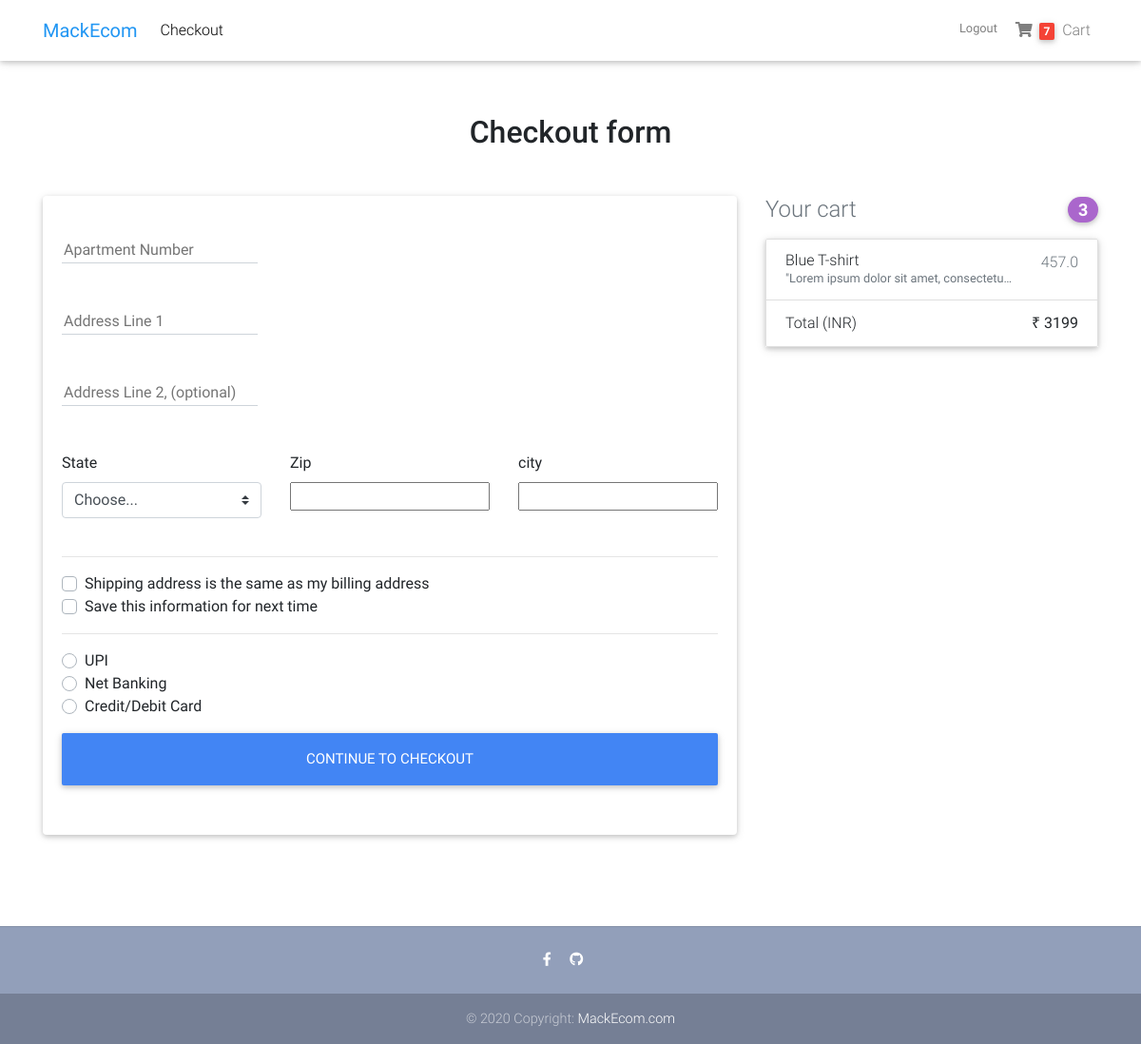
The page /checkout/ (signed in) on the database as committed earlier.
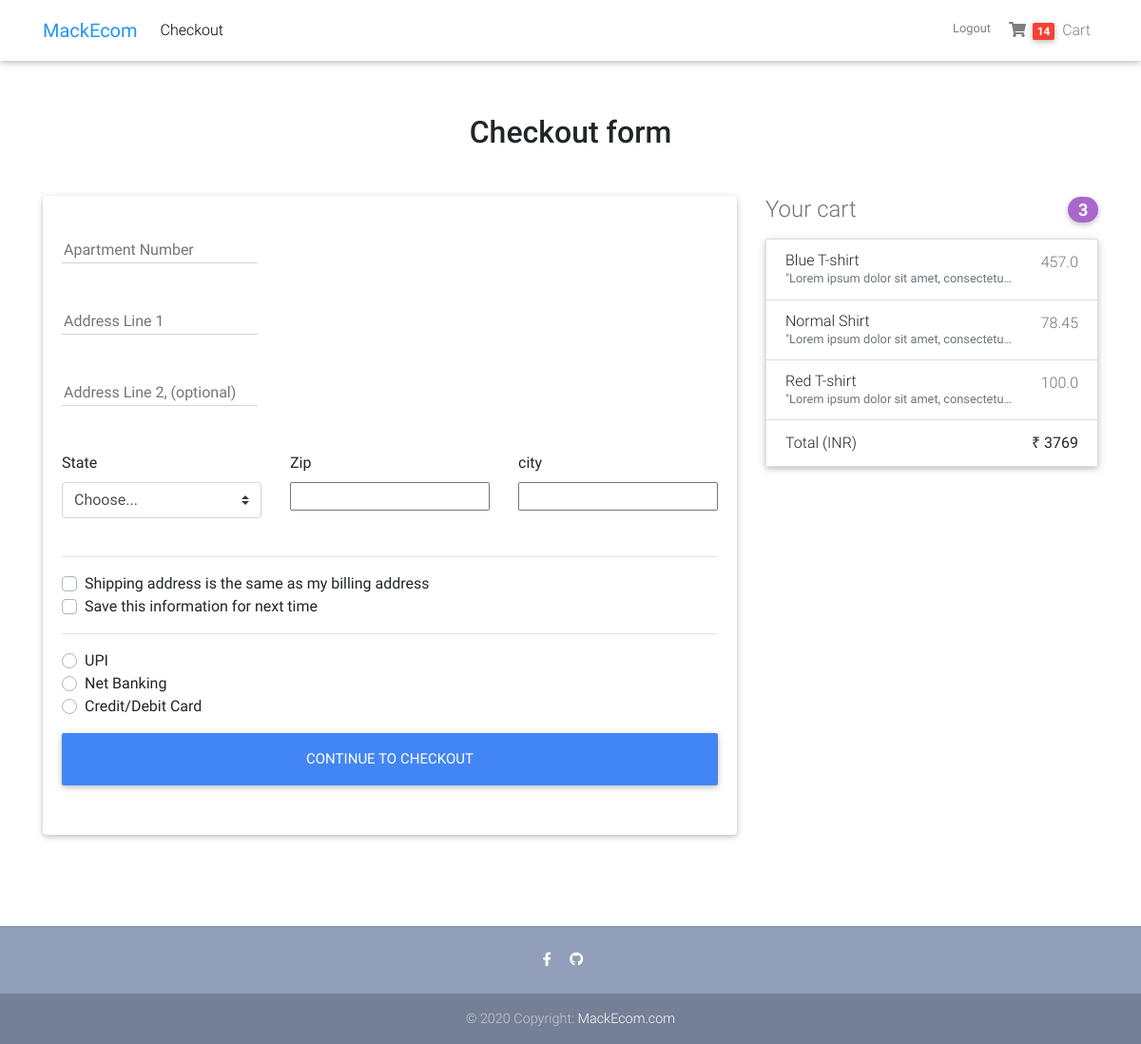
The same page on the database as committed later.
### core/models.py (models this page shows, shortened)
class Cart(models.Model):
    user = models.ForeignKey(settings.AUTH_USER_MODEL, on_delete=models.CASCADE)
    items = models.ManyToManyField(OrderedItem)
    ordered = models.BooleanField(default=False)
    order_date = models.DateTimeField(blank=True, null=True)
    start_date = models.DateTimeField(auto_now_add=True)
    def cart_total(self):
        total = 0
        items = self.items.all()
        for item in items:
            price = int(item.total_price())
            total = price + total
        return total

class OrderedItem(models.Model):
    item = models.ForeignKey(Item, on_delete=models.CASCADE)
    user = models.ForeignKey(settings.AUTH_USER_MODEL, on_delete=models.CASCADE)
    is_ordered = models.BooleanField(default=False)
    qty = models.IntegerField(default=1)
    def total_price(self):
        if self.item.discounted_price:
            return self.qty*self.item.discounted_price
        else:
            return round(self.qty*self.item.price, 2)

class Item(models.Model):
    title = models.CharField(max_length=100)
    discounted_price = models.FloatField(blank=True, null=True)
    price = models.FloatField()
    slug = models.SlugField(blank=True, null=True)
    description = models.TextField(max_length=500, blank=True, null=True)
    category = models.CharField(choices=CATEGORY_CHOICES, max_length=2)
    label = models.CharField(choices=LABEL_COLOUR_CHOICES, max_length=2)
    image = models.ImageField(blank=True, null=True)

### core/views.py (the view, shortened to what this page needs)
# urls.py: path('checkout/', views.CheckoutView.as_view(), name='checkout'),
class CheckoutView(View):
    def get(self, *args, **kwargs):
        form = CheckoutForm
        cart = get_object_or_404(Cart, user=self.request.user)
        context = {
            'form': form,
            'cart': cart
        }
        return render(self.request, 'checkout-page.html', context)

### core/templatetags/cart_template_tags.py (called while the page is built)
@register.filter
def cart_item_count(user):
    if user.is_authenticated:
        count_qs = Cart.objects.filter(user=user, ordered=False)
        if count_qs.exists():
            items_qs = count_qs[0].items.all()
            count = 0
            for items in items_qs[0:]:
                count = items.qty + count
            return count
    else:
        return 0

### templates/checkout-page.html (shortened to what this page needs)
{% extends 'base.html' %}
{% block content %}
  <main class="mt-5 pt-4">
    <div class="container wow fadeIn">
      <h2 class="my-5 h2 text-center">Checkout form</h2>
      <div class="row">
        <div class="col-md-8 mb-4">
          <div class="card">
            <form class="card-body" method="post">
              <div class="md-form mb-5">
                  {{ form.apartment }}
              </div>
              <div class="md-form mb-5">
                  {{ form.address1 }}
              </div>
              <div class="md-form mb-5">
              {{ form.address2 }}
              </div>
              <div class="row">
                <div class="col-lg-4 col-md-6 mb-4">
                  <label for="state">State</label>
                  <select class="custom-select d-block w-100" id="state" name="state" required>
                    <option value="">Choose...</option>
                  </select>
                </div>
                <div class="col-lg-4 col-md-6 mb-4">
                  <label for="zip">Zip</label>
                  {{ form.zip }}
                </div>
                <div class="col-lg-4 col-md-6 mb-4">
                  <label for="city">city</label>
                  {{ form.city }}
                </div>
              </div>
              <hr>
              <div class="custom-control custom-checkbox">
                <label class="custom-control-label" for="{{ form.same_billing_address.id_for_label }}">
                    Shipping address is the same as my billing address</label>
              </div>
              <div class="custom-control custom-checkbox">
                <label class="custom-control-label" for="{{ form.save_info.id_for_label }}">Save this information for next time</label>
              </div>
              <hr>
              <div class="d-block my-3">
                {% for x,y in form.fields.payment_info.choices %}
                  <div class="custom-control custom-radio">
                  <label class="custom-control-label" for="{{ x }}">{{ y }}</label>
                </div>
                  {% endfor %}
              </div>
              <button class="btn btn-primary btn-lg btn-block" type="submit">Continue to checkout</button>
            </form>
          </div>
        </div>
        <div class="col-md-4 mb-4">
          <h4 class="d-flex justify-content-between align-items-center mb-3">
            <span class="text-muted">Your cart</span>
            <span class="badge badge-secondary badge-pill">3</span>
          </h4>
          <ul class="list-group mb-3 z-depth-1">
            {% for obj in cart.items.all %}
            <li class="list-group-item d-flex justify-content-between lh-condensed">
              <div>
                <h6 class="my-0">{{ obj.item.title }}</h6>
                <small class="text-muted">{{ obj.item.description|truncatechars:40}}</small>
              </div>
              {% if obj.item.discounted_price %}
              <span class="text-muted">{{ obj.item.discounted_price }}</span>
                  {% else %}
                  <span class="text-muted">{{ obj.item.price }}</span>
              {% endif %}
            </li>
              {% endfor %}
            <li class="list-group-item d-flex justify-content-between">
              <span>Total (INR)</span>
              <strong>₹ {{ cart.cart_total }}</strong>
            </li>
          </ul>
        </div>
      </div>
    </div>
  </main>
{% endblock %}

### templates/base.html (shortened to what this page needs)
{% load static %}
{% load cart_template_tags %}
<head>
  <link rel="stylesheet" href="https://use.fontawesome.com/releases/v5.11.2/css/all.css">
  <link rel="stylesheet" href="{% static 'MackEcom/css/bootstrap.min.css' %}">
  <link rel="stylesheet" href="{% static 'MackEcom/css/mdb.min.css' %}">
  <link rel="stylesheet" href="{% static 'MackEcom/css/style.min.css' %}">
</head>
<body>
  <nav class="navbar fixed-top navbar-expand-lg navbar-light white scrolling-navbar mb-5">
    <div class="container">
      <a class="navbar-brand waves-effect" href="{% url 'core:home' %}" target="_blank">
        <strong class="blue-text">MackEcom</strong>
      </a>
      <div class="collapse navbar-collapse" id="navbarSupportedContent">
            <ul class="navbar-nav mr-auto">
              <li class="nav-item">
                {% if request.user.is_authenticated %}
                  <a class="nav-link waves-effect" href="{% url 'core:checkout' %}"
                  target="_blank">Checkout</a>
                {% endif %}
              </li>
            </ul>
          <div class="nav-item navbar-nav nav-flex-icons ">
              {% if request.user.is_authenticated %}
                  <a class="nav-link waves-effect clearfix d-none d-sm-inline-block" href="{% url 'account_logout' %}">
                     <small> Logout </small>
                  </a>
                  <a class="nav-link waves-effect" href="{% url 'core:order-summary'%}">
                        <i class="fas fa-shopping-cart"></i>
                       {% if request.user|cart_item_count %}
                           <span class="badge red z-depth-1 mr-1"> {{ request.user|cart_item_count }}</span>
                        {% endif %}
                           <span class="clearfix d-none d-sm-inline-block"> Cart </span>
                  </a>
              {% endif %}
          </div>
      </div>
    </div>
  </nav>
<div class="pb-5">
    {% block content  %}
    {% endblock content %}
</div>
  <footer class="page-footer text-center font-small mt-4 wow fadeIn">
    <hr class="my-4">
    <div class="pb-4">
      <a href="https://www.facebook.com/manas.kundu.9" target="_blank">
        <i class="fab fa-facebook-f mr-3"></i>
      </a>
      <a href="https://github.com/Manas377" target="_blank">
        <i class="fab fa-github mr-3"></i>
      </a>
    </div>
    <div class="footer-copyright py-3">
      © 2020 Copyright:
      <a href="#" target="_blank"> MackEcom.com </a>
    </div>
  </footer>
</body>
</html>

Rows that differ between the two databases and show on the page:
removed Cart: cart_total "3199"
added OrderedItem: item "Normal Shirt", item.description "\"Lorem ipsum dolor sit amet, consectetu…", item.price "78.45"
added OrderedItem: item "Red T-shirt", item.description "\"Lorem ipsum dolor sit amet, consectetu…", item.discounted_price "100.0"
added Cart: cart_total "3769"
Other text that changed with them:
{{ request.user|cart_item_count }}: "7" → "14"
